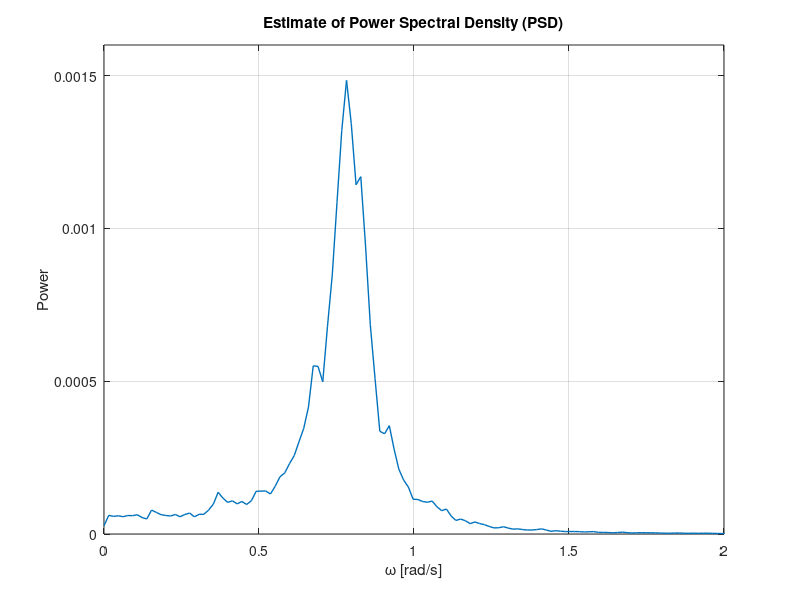
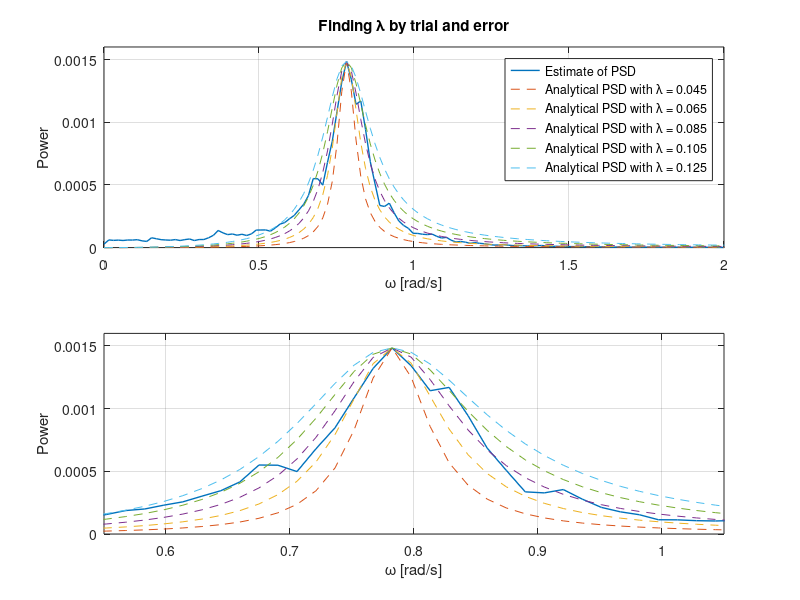

Here is the MATLAB script that generated these plots, in order:
clear all
close all
clc

%% PSD estimation
load('wave.mat');

fs = 10;
window = 4096;
noverlap = [];
nfft = [];

[est_psd, f] = pwelch(psi_w(2,:).*(pi/180),window,noverlap,nfft,fs);    


est_psd = est_psd*(1/(2*pi));   %converting pxx [power per Hz] to pxx [(power*sec)/rad] 
omega = f.*(2*pi);              %converting f [Hz] to f [rad/s]

[maxValPSD, indexMaxValPSD] = max(est_psd); 
omega_0 = omega(indexMaxValPSD);
sigma = sqrt(maxValPSD);

lambda = 0.045:0.020:0.125;
K_w = 2*lambda.*omega_0*sigma;
psd = (omega.*K_w).^2./(omega.^4 + omega_0^4 + 2*omega_0^2*omega.^2*(2*lambda.^2-1));

%% Plotting
%Finding omega_0 and sigma from this plot
figure
plot(omega,est_psd, 'LineWidth',1); grid on;
title('Estimate of Power Spectral Density (PSD)');
xlabel('\omega [rad/s]');
ylabel('Power');
axis([0 2 0 1.6e-3]);

%Finding appropriate lambda value
figure
subplot(2,1,1)
plot(omega,est_psd,'Linewidth',1); hold on;
plot(omega,psd,'--'); grid
title('Finding \lambda by trial and error')
xlabel('\omega [rad/s]');
ylabel('Power');
legend('Estimate of PSD','Analytical PSD with \lambda = 0.045','Analytical PSD with \lambda = 0.065',...
    'Analytical PSD with \lambda = 0.085','Analytical PSD with \lambda = 0.105','Analytical PSD with \lambda = 0.125');
axis([0 2 0 1.6e-3]);

%A closer look at previous plot
subplot(2,1,2)
plot(omega,est_psd,'Linewidth',1); hold on;
plot(omega,psd,'--'); grid on;
xlabel('\omega [rad/s]');
ylabel('Power');
axis([0.55 1.05 0 1.6e-3]);